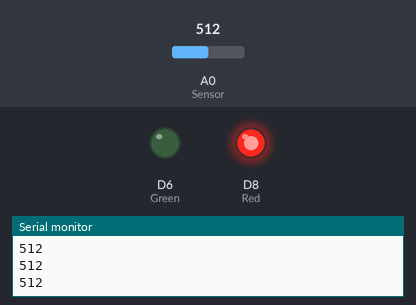
A sketch run on a simulated ESP8266 (NodeMCU). Parts: output pins drawn as LEDs (lit = HIGH), the last lines printed to the serial monitor. Inputs (shaded band) come from the test bench; at power-on: A0 (Sensor) = 512. WiFi joins after 1.5 s; servers stay silent unless stated.

Above: at 3.0 s.
3.1 s: A0 (Sensor) set to 106
4.6 s: A0 (Sensor) set to 88
At 5.4 s:
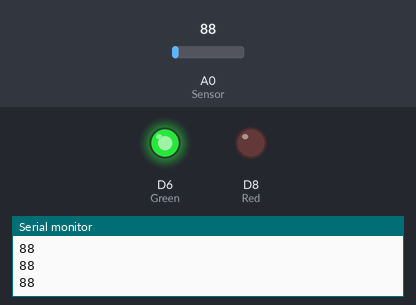
6.1 s: A0 (Sensor) set to 110
At 6.6 s:
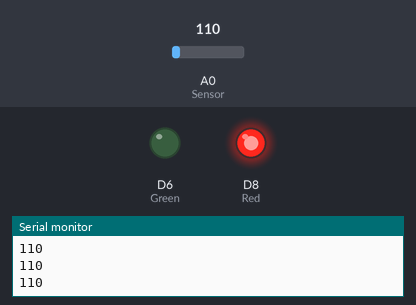
7.6 s: A0 (Sensor) set to 90
At 8.9 s:
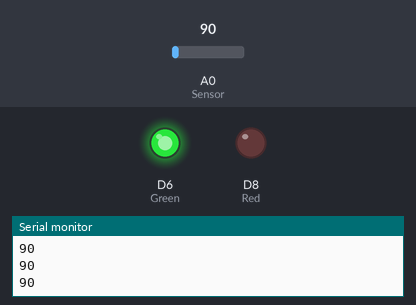
Timing chart, 0 to 10.1 s (numbered marks = the images above; inputs shaded):
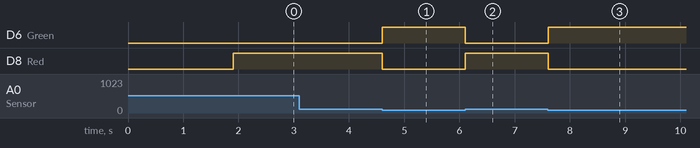

The sketch:

Airt_Quality_monitoring.ino
```cpp
#define BLYNK_PRINT Serial
#define BLYNK_TEMPLATE_ID "TMPL3zF0FU3zb"
#define BLYNK_TEMPLATE_NAME "Air Quality monitoring"
#include <ESP8266WiFi.h>
#include <BlynkSimpleEsp8266.h>
char ssid[] = "deviceName";
char pass[] = "password";
char auth[] = "EoLmcK6ndDCfQTko9ANZUljdtyP2GMud";
BlynkTimer timer;
int pinValue = 0;
#define Green D6
#define Red D8
#define Sensor A0

void setup() {
  Serial.begin(115200);
  pinMode(Green, OUTPUT);
  pinMode(Red, OUTPUT);
  pinMode(Sensor, INPUT);
  Blynk.begin(auth, ssid, pass);
  timer.setInterval(100L, notification);
}

BLYNK_WRITE(V0) {
  pinValue = param.asInt();
}

void notification() {
  int sensor = analogRead(Sensor);
  Serial.println(sensor);

  if (sensor < 100) {
    digitalWrite(Green, HIGH);
    digitalWrite(Red, LOW);
  } else {
    // Send a high gas level notification to Virtual Pin V2
    Blynk.virtualWrite(V2, 1);
    digitalWrite(Green, LOW);
    digitalWrite(Red, HIGH);
  }
  Blynk.virtualWrite(V1, sensor);
}

void loop() {
  Blynk.run();
  timer.run();
}
```

Measured:
- the behaviour switches between 100 and 99 on A0 (Sensor) (found by bisection; images 0 and 1)
- after the input at 4.6 s, D6 (Green): LOW → HIGH at once; D8 (Red): HIGH → LOW at once
- after the input at 6.1 s, D6 (Green): HIGH → LOW at once; D8 (Red): LOW → HIGH at once
- after the input at 7.6 s, D6 (Green): LOW → HIGH at once; D8 (Red): HIGH → LOW at once
